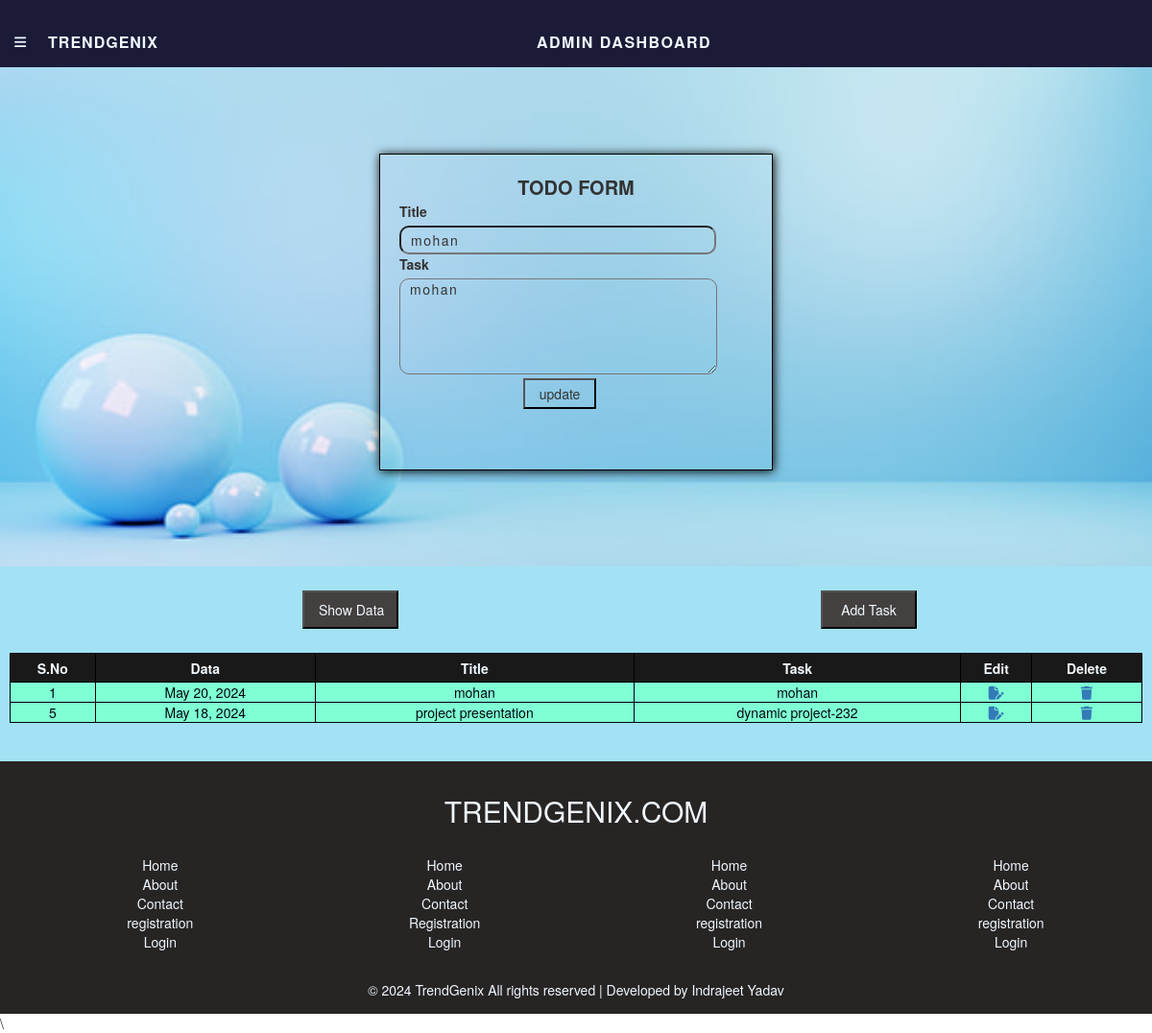
/edittodo/1/, run on an earlier commit of the app's database.
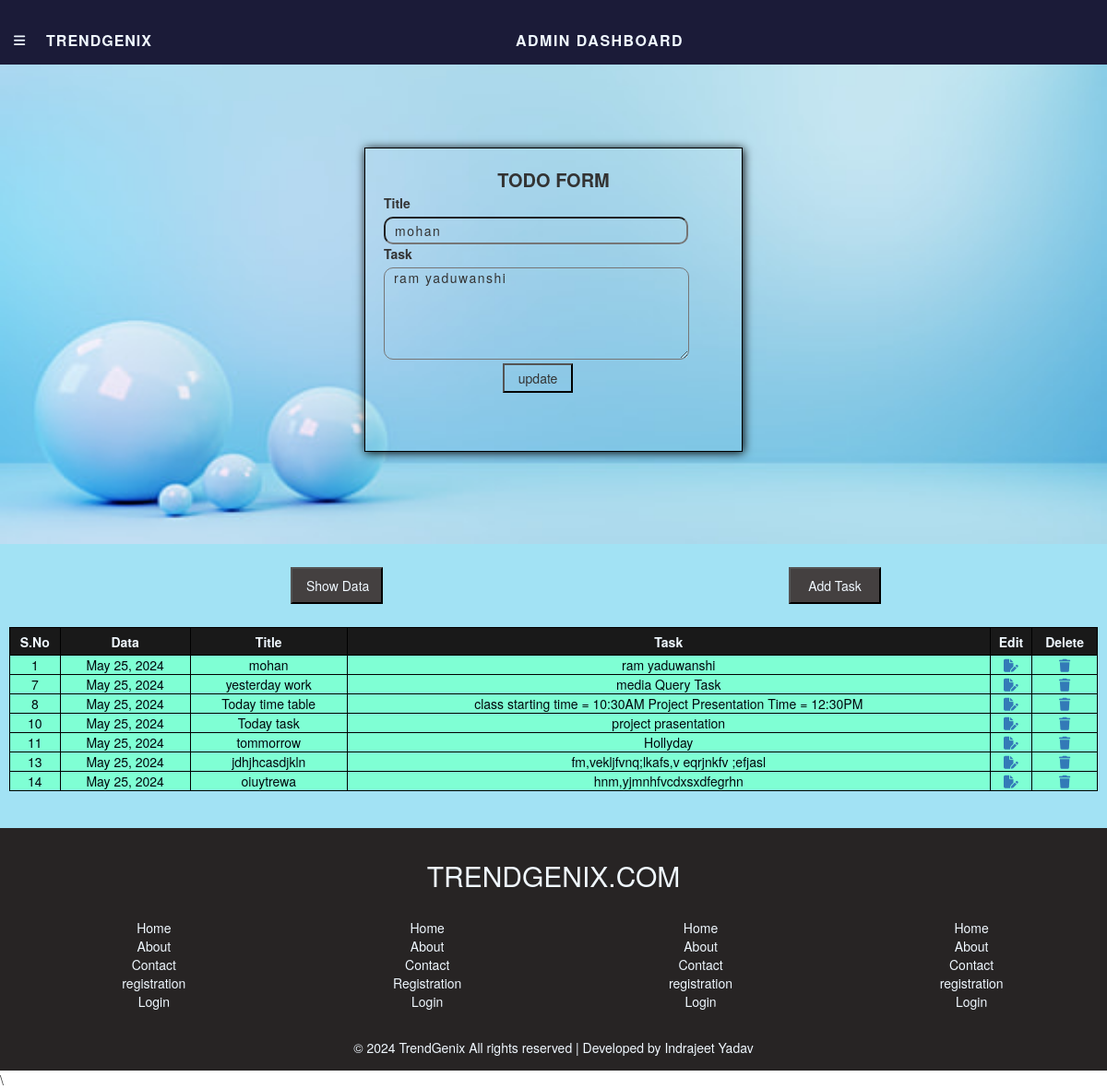
And on a later commit of the database.
### app/models.py (models this page shows, shortened)
class Todolist(models.Model):
    Title=models.CharField(max_length=200)
    Task=models.TextField()
    Date=models.DateField(auto_now=True)
    Email=models.EmailField()

### app/views.py (the view)
# urls.py: path('edittodo/<int:pk>/',edittodo, name='edittodo'),
def edittodo(request, pk):
    data1=Todolist.objects.get(id=pk)
    email=data1.Email
    taskdata=Todolist.objects.filter(Email=email)
    data=RegistrationModel.objects.get(Email=email)
    return render(request, 'dashboard.html', {'admin_user':data, 'tododate':taskdata, 'taskobject':data1})

### app/templates/dashboard.html (shortened to what this page needs)
{% extends 'base.html' %}
{% block content%}
<div id="dashboard_Body">
    <div id="Admin_Todoform">
        {% if taskobject %}
        <div id="todoform_box">
            <form action="{% url 'updatedata' %}" method="post">
                <div style="text-align: center; font-weight: 600; font-size: 20px;">TODO FORM</div>
                <label for="">Title</label><br />
                <input type="text" name="title" value="{{taskobject.Title}}" id="titlefield" /><br />
                <label for="">Task</label><br />
                <textarea type="text" name="task" id="taskfield">{{taskobject.Task}}</textarea><br />
                <input type="submit" value="update" id="submitbtn" />
            </form>
        </div>
        {% endif %}
    </div>
    <div id="showdata_container">
        <div id="todotask_btn_container">
            <div id="showdata_btn">
                <form action="{% url 'showdata2' %}" method="post">
                    <input type="submit" value="Show Data" id="submitbtn" />
                </form>
            </div>
            <div id="showdata_btn">
                <form action="{% url 'todoform' %}" method="post">
                    <input type="submit"  value="Add Task" id="submitbtn" />
                </form>
            </div>
        </div>
        <table id="show_table">
            <thead id="datatable_head">
                <tr>
                    <th>S.No</th>
                    <th>Data</th>
                    <th>Title</th>
                    <th>Task</th>
                    <th>Edit</th>
                    <th>Delete</th>
                </tr>
            </thead>
            <tbody id="datatable_body">
                {% for i in tododate %}
                <tr>
                    <td>{{i.id}}</td>
                    <td>{{i.Date}}</td>
                    <td>{{i.Title}}</td>
                    <td>{{i.Task}}</td>
                    <td><a href="{% url 'edittodo' pk=i.id %}"><i class="fa-solid fa-file-pen"></i></a></td>
                    <td><a href="{% url 'delettodo' pk=i.id %}"><i class="fa-solid fa-trash"></i></a></td>
                </tr>
                {% endfor %}
            </tbody>
        </table>
    </div>
</div>
{% endblock %}

### app/templates/base.html (shortened to what this page needs)
{% load static %}
<!DOCTYPE html>
<html lang="en">
<head>
    <link rel="stylesheet" href="{% static '/css/style.css' %}">
    <link rel="stylesheet" href="{% static '/css/registration.css' %}">
    <link href="https://cdn.jsdelivr.net/npm/bootstrap@5.3.3/dist/css/bootstrap.min.css" rel="stylesheet"
>
    <link rel="stylesheet" href="https://cdnjs.cloudflare.com/ajax/libs/font-awesome/6.5.2/css/all.min.css"
 />
    <link rel="stylesheet" href="https://maxcdn.bootstrapcdn.com/bootstrap/3.4.1/css/bootstrap.min.css">
    <link rel="stylesheet" href="https://cdnjs.cloudflare.com/ajax/libs/font-awesome/6.5.2/css/all.min.css"
 />
    <link rel="stylesheet" href="https://cdnjs.cloudflare.com/ajax/libs/MaterialDesign-Webfont/5.3.45/css/materialdesignicons.css" />
<link href='https://unpkg.com/boxicons@2.1.4/css/boxicons.min.css' rel='stylesheet'>
</head>
<body>
    {% if user_name %}
    <div id="Navbar">
        <div id="resp_icon_com_title">
            <div id="manubar_icon_box">
                <div id="manubar_icon_close" onclick="submanu_box(1)">
                    <i class="fa-solid fa-bars"></i>
                </div>
                <div id="manubar_icon_open" onclick="submanu_box(1)">
                    <i class="fa-solid fa-bars-staggered"></i>
                </div>
            </div>
            <div id="title">
                <form action="{% url 'home'%}" method="post">
                    {% csrf_token %}
                    <input type="email" value="{{user_name.Email}}" name="email" id="" hidden>
                    <input id="navbartitle_btn" type="submit" value="TRENDGENIX">
                </form>
            </div>
        </div>
        <ul id="navbar1">
            <li>
                <form action="{% url 'home'%}" method="post">
                    {% csrf_token %}
                    <input type="email" value="{{user_name.Email}}" name="email" id="" hidden>
                    <input id="navbar_btn" type="submit" value="Home">
                </form>
            </li>
            <li>
                <form action="{% url 'about1'%}" method="post">
                    {% csrf_token %}
                    <input type="email" value="{{user_name.Email}}" name="email" id="" hidden>
                    <input id="navbar_btn" type="submit" value="About Us">
                </form>
            </li>
            <li class="nav-item dropdown">
                <form action="{% url 'product1'%}" method="post" id="product_btn">
                    {% csrf_token %}
                    <input type="email" value="{{user_name.Email}}" name="email" id="" hidden>
                    <input id="navbar_btn" type="submit" value="Product">
                </form>
                <i class="fa-solid fa-chevron-up" data-bs-toggle="dropdown" style="color: aliceblue;"
                    id="dropdown_manu_btn"></i>
                <ul class="dropdown-menu" id="dropdown_manu">
                    <li>
                        <form action="{% url 'men1'%}" method="post">
                            {% csrf_token %}
                            <input type="email" value="{{user_name.Email}}" name="email" id="" hidden>
                            <input id="navbar_btn" type="submit" value="Men Accessories">
                        </form>
                    </li>
                    <li>
                        <form action="{% url 'women1'%}" method="post">
                            {% csrf_token %}
                            <input type="email" value="{{user_name.Email}}" name="email" id="" hidden>
                            <input id="navbar_btn" type="submit" value="Women Accessories">
                        </form>
                    </li>
                    <li>
                        <form action="{% url 'girl1'%}" method="post">
                            {% csrf_token %}
                            <input type="email" value="{{user_name.Email}}" name="email" id="" hidden>
                            <input id="navbar_btn" type="submit" value="Girl Accessories">
                        </form>
                    </li>
                </ul>
            </li>
            <li>
                <form action="{% url 'contact1'%}" method="post">
                    {% csrf_token %}
                    <input type="email" value="{{user_name.Email}}" name="email" id="" hidden>
                    <input id="navbar_btn" type="submit" value="Contact Us">
                </form>
            </li>
        </ul>
        <ul id="addtocart_like_icon_nav">
            <li id="liked_icon_container">
                <div id="add_liked_value">2</div>
                <form action="{% url 'contact1'%}" method="post">
                    {% csrf_token %}
                    <input type="email" value="{{user_name.Email}}" name="email" id="" hidden>
                    <button id="like_heart_icon" type="submit"><i class="fa-regular fa-heart"></i></button>
                </form>
            </li>
            <li id="addcart_icon_container">
                <div id="add_cart_value">{{addcartno}}</div>
                <form action="{% url 'cartpage'%}" method="post">
                    {% csrf_token %}
                    <input type="email" value="{{user_name.Email}}" name="email" id="" hidden>
                    <button id="shopping_card_icon" type="submit"><i class="fa-solid fa-cart-shopping"></i></button>
                </form>
            </li>
            <li>
                {% if user_name.Profile %}
                <img id="usericon" onclick="pro_info(1)"
                    src="{{media_url}}{{user_name.Profile}}" alt="" />
                {% else %}
                <img id="usericon" onclick="pro_info(1)"
                    src="https://ps.w.org/user-avatar-reloaded/assets/icon-256x256.png?rev=2540745"
                    alt="" />
                {% endif %}
            </li>
        </ul>
    </div>
    <div id="profile_box">
            {% if user_name.Profile %}
                <img id="usericon" onclick="pro_info(1)"
                    src="{{media_url}}{{user_name.Profile}}"
                    alt="" id="prof_image" />
                {% else %}
                <img id="usericon" onclick="pro_info(1)"
                    src="https://ps.w.org/user-avatar-reloaded/assets/icon-256x256.png?rev=2540745"
                    alt="" id="prof_image" />
                {% endif %}<br /><br />
        <form action="{% url 'editpro' %}" method="post">
            {% csrf_token %}
            <input type="email" value="{{user_name.Email}}" name="email" id="" hidden>
            <input id="editpro_btn" type="submit" value="Edit Profile">
        </form>
        <form action="{% url 'changepass' %}" method="post">
            {% csrf_token %}
            <input type="email" value="{{user_name.Email}}" name="email" id="" hidden>
            <input id="editpro_btn" type="submit" value="Change password">
        </form>
        <div id="user_account_info">
            <label>{{user_name.About}}</label>
            <label>Name &nbsp;&nbsp;&nbsp;:&nbsp; {{user_name.Name | default:'Guest'}}</label><br />
            <label>Email &nbsp;&nbsp; :&nbsp; {{user_name.Email | default:'abc@gmail.com'}}</label><br />
            <label>Number &nbsp;&nbsp;&nbsp;:&nbsp; {{user_name.Number | default:'1234567890'}}</label><br />
            <label>Password : &nbsp; {{user_name.Password | default:'Abc12345@'}}</label><br />
        </div>
        <button id="editpro_btn"><a href="{% url 'logout'%}">Logout</a></button><br/><br/>
    </div>
    {% elif admin_user %}
    <div id="Navbar">
        <div id="resp_icon_com_title">
            <div id="admin_manubar_icon_box">
                <div id="admin_manubar_icon_close" onclick="adminmanu_box(1)">
                    <i class="fa-solid fa-bars"></i>
                </div>
            </div>
            <div id="title">
                <form action="{% url 'home'%}" method="post">
                    <input id="navbartitle_btn" type="submit" value="TRENDGENIX">
                </form>
            </div>
        </div>
        <div id="Admin_deskname">ADMIN DASHBOARD</div>
        <div id="admin_profile_Icon">
        </div>
    </div>
    {% endif %}
    {% block content%}
    {% endblock %}
    <Footer id="Footer">
        <h2>TRENDGENIX.COM</h2>
        <div id="links_box">
            <ul id="footlink1" style="list-style: none;">
                <li><a href="{% url 'index'%}">Home</a></li>
                <li><a href="{% url 'about'%}">About</a></li>
                <li><a href="{% url 'contact'%}">Contact</a></li>
                <li><a href="{% url 'register'%}">registration</a></li>
                <li><a href="{% url 'login'%}">Login</a></li>
            </ul>
            <ul id="footlink2" style="list-style: none;">
                <li><a href="{% url 'index'%}">Home</a></li>
                <li><a href="{% url 'about'%}">About</a></li>
                <li><a href="{% url 'contact'%}">Contact</a></li>
                <li><a href="{% url 'register'%}">Registration</a></li>
                <li><a href="{% url 'login'%}">Login</a></li>
            </ul>
            <ul id="footlink3" style="list-style: none;">
                <li><a href="{% url 'index'%}">Home</a></li>
                <li><a href="{% url 'about'%}">About</a></li>
                <li><a href="{% url 'contact'%}">Contact</a></li>
                <li><a href="{% url 'register'%}">registration</a></li>
                <li><a href="{% url 'login'%}">Login</a></li>
            </ul>
            <ul id="footlink4" style="list-style: none;">
                <li><a href="{% url 'index'%}">Home</a></li>
                <li><a href="{% url 'about'%}">About</a></li>
                <li><a href="{% url 'contact'%}">Contact</a></li>
                <li><a href="{% url 'register'%}">registration</a></li>
                <li><a href="{% url 'login'%}">Login</a></li>
            </ul>
        </div>
        <div>
            &copy; 2024 TrendGenix All rights reserved | Developed by Indrajeet Yadav
        </div>
    </Footer>
    \
</body>
</html>

### app/static/css/style.css (style rules this page uses)
* { margin: 0px; padding: 0px; box-sizing: border-box; }
#Navbar { list-style: none; width: 100%; height: 70px; display: flex; justify-content: space-between; align-items: center; padding: 1px 15px; padding-top: 20px; background-color: rgb(27, 27, 56); z-index: 110; position: sticky; top: -10px }
#navbartitle_btn { font-size: 16px; letter-spacing: 1px; font-weight: 800; background-color: transparent; color: aliceblue; border: none; outline: none; }
#resp_icon_com_title { width: 150px; height: 38px; display: flex; justify-content: space-between; align-items: center; }
#Admin_deskname { color: aliceblue; letter-spacing: 1.5px; font-weight: bolder; font-size: 16px; }
#admin_profile_Icon { width: 50px; }
#admin_manubar_icon_box { width: 50px; height: 30px; position: relative; display: flex; align-items: center; }
#admin_manubar_icon_close { width: 40px; position: absolute; top: 3px; color: aliceblue; cursor: pointer; }
#Footer { text-align: center; color: aliceblue; padding: 15px 10px; background-color: rgb(39, 36, 36); }
#links_box { display: flex; justify-content: space-around; align-items: center; width: 100%; height: 150px; }
#footlink1 li a, #footlink2 li a, #footlink3 li a, #footlink4 li a { color: aliceblue; text-decoration: none; margin-bottom: 15px; }
#dashboard_Body { width: 100%; height: auto; margin-top: -10px; }
#Admin_Todoform { width: 100%; height: auto; padding: 100px 20px; background-image: url('../image/register_background2.jpg'); background-size: 100% 100%; background-repeat: no-repeat; display: flex; justify-content: center; align-items: center; }
#todoform_box { width: 410px; height: 330px; border: 1px solid black; box-shadow: 1px 1px 10px black; padding: 20px 20px; }
#titlefield { width: 330px; height: 30px; border-radius: 10px; padding-left: 10px; background-color: transparent; letter-spacing: 1.5px; }
#taskfield { width: 90%; height: 100px; border-radius: 10px; padding-left: 10px; background-color: transparent; letter-spacing: 1.5px; }
#submitbtn { text-align: center; padding: 4px 15px; margin-left: 35%; background-color: transparent; }
#showdata_container { width: 100%; height: auto; padding: 40px 10px; background-color: rgb(162, 226, 244); }
#todotask_btn_container { width:100%; height: 50px; display: flex; justify-content: space-between; align-items: center; padding: 3px 50px; }
#show_table { width: 100%; height: auto; }
#datatable_head tr th { border: 1px solid black; height: 30px; text-align: center; background-color: rgb(25, 25, 25); color: aliceblue; }
#datatable_body tr td { border: 1px solid black; min-height: 35px; max-height: auto; text-align: center; background-color: aquamarine; color: rgb(1, 7, 12); }
#showdata_btn { width: 100%; height: 40px; padding: 10px 0px; display: flex; justify-content: center; align-items: center; margin-bottom: 40px; }
#showdata_btn #submitbtn { width: 100px; height: 40px; background-color: rgb(68, 64, 64); text-align: center; color: aliceblue; }

### app/static/css/registration.css (style rules this page uses)
body { margin-top:20px; background-color: #f1f3f7; }
a { text-decoration: none!important; }

What changed in the data, as far as the page shows it:
removed Todolist: id "5", Date "May 18, 2024", Title "project presentation", Task "dynamic project-232"
changed Todolist "mohan": task "mohan" → "ram yaduwanshi"; Date "May 20, 2024" → "May 25, 2024"; Task "mohan" → "ram yaduwanshi"
now on this page (row edited): Todolist: id "7", Date "May 25, 2024", Title "yesterday work", Task "media Query Task"
added Todolist: id "8", Date "May 25, 2024", Title "Today time table", Task "class starting time = 10:30AM Project Presentation Time = 12:30PM"
added Todolist: id "10", Date "May 25, 2024", Title "Today task", Task "project prasentation"
added Todolist: id "11", Date "May 25, 2024", Title "tommorrow", Task "Hollyday"
added Todolist: id "13", Date "May 25, 2024", Title "jdhjhcasdjkln", Task "fm,vekljfvnq;lkafs,v eqrjnkfv ;efjasl"
added Todolist: id "14", Date "May 25, 2024", Title "oiuytrewa", Task "hnm,yjmnhfvcdxsxdfegrhn"
